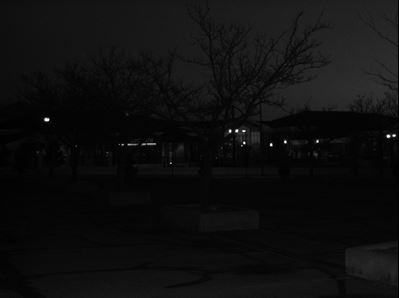
#> input picture cctv1.JPG, 399 x 298 px
$ python gutter.py cctv1.JPG
#> lines starting #> are read from the running program, lines starting #| are printed output that depends on the picture
import numpy as np
import cv2
from PIL import Image
import sys

n_input = sys.argv[1]
# taking input from linux command
image = cv2.imread(n_input)
#> image is the input picture: shape (298, 399, 3); min 0, max 255, mean 14.8

#cv2.imshow('Original Image', image)
cv2.waitKey(0)

# converting image to grayscale
gray_image = cv2.cvtColor(image, cv2.COLOR_BGR2GRAY)

#cv2.imshow('Grayscale', gray_image)
cv2.waitKey(0)

# Gaussian Blur
# with kernal size of 81 X 81 and standard deviation of 41
Gaussian = cv2.GaussianBlur(gray_image, (81, 81), 41)
#cv2.imshow('Gaussian Blurring', Gaussian)
cv2.waitKey(0)

# subtract the images
#image7 = np.array(image)

subtracted1 = cv2.subtract(Gaussian,gray_image)
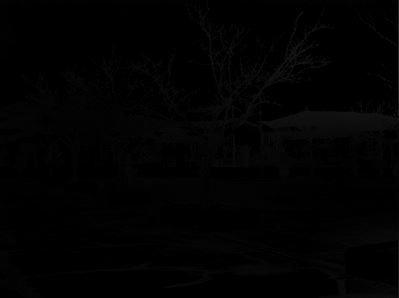
#> subtracted1: shape (298, 399); min 0, max 40, mean 1.8
subtracted1 = cv2.subtract(255,subtracted1)
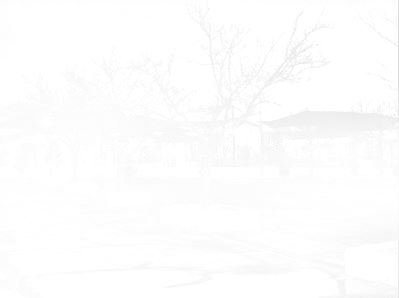
#> subtracted1: shape (298, 399); min 215, max 255, mean 253.2

# TO show the output
#cv2.imshow('image1', subtracted1)
subtracted1 = Image.fromarray(subtracted1)
subtracted1.save("cleaned-gutter.jpg")
cv2.waitKey(0)

$ run again, on cctv3.JPG
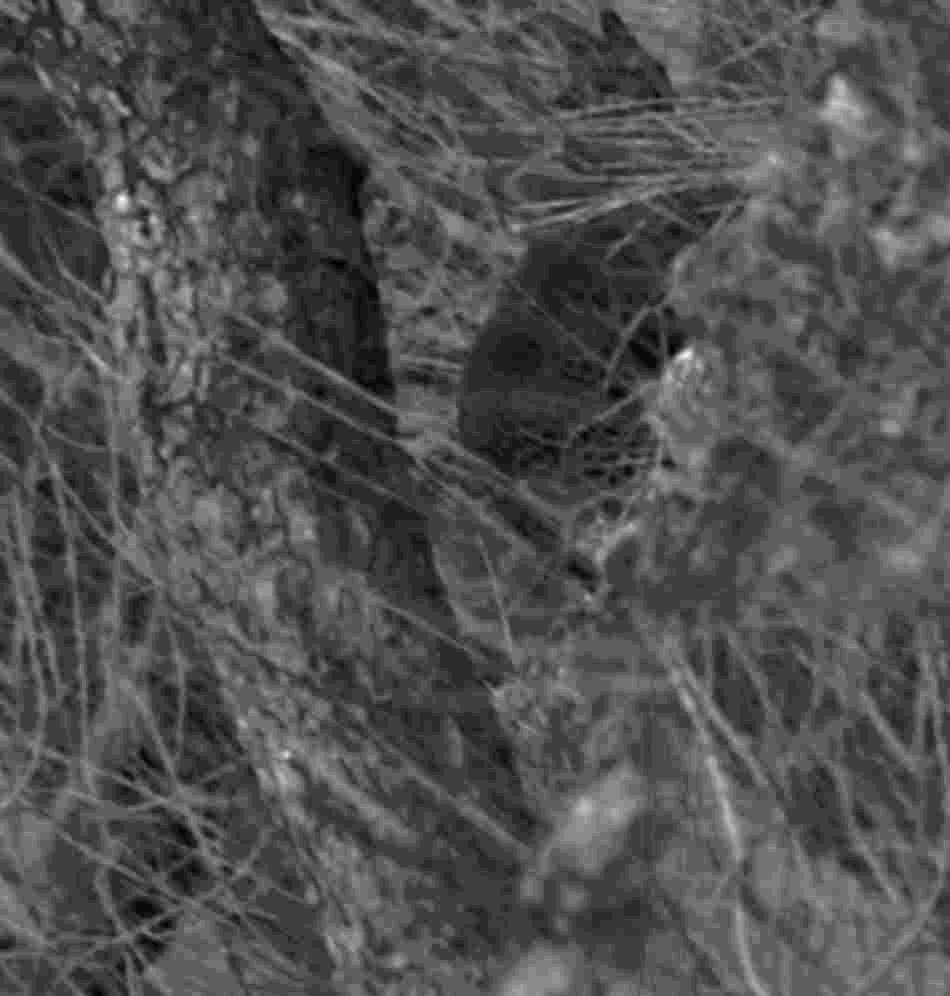
#> input picture cctv3.JPG, 950 x 996 px
#> image is the input picture: shape (996, 950, 3); min 0, max 24, mean 7.5
#> `Gaussian = cv2.GaussianBlur(gray_image, (81, 81), 41)`:
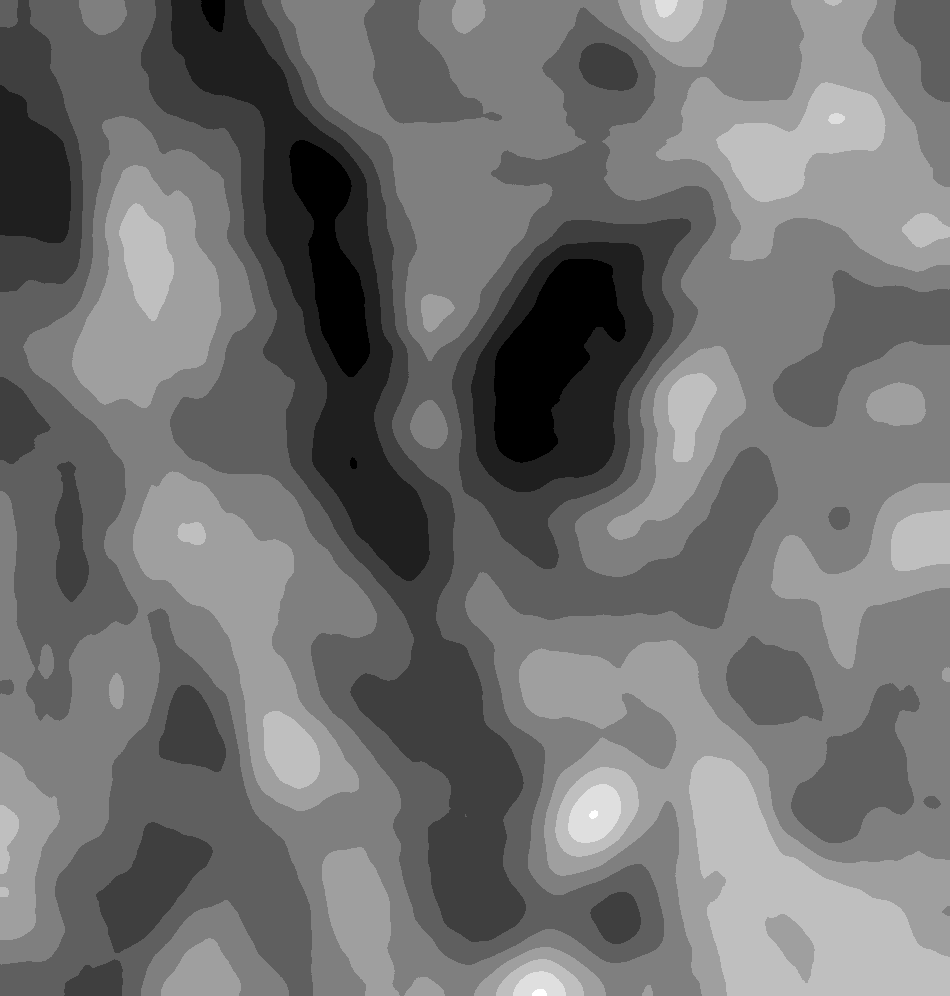
#> Gaussian: shape (996, 950); min 4, max 12, mean 7.54; drawn with min black and max white
#> `subtracted1 = cv2.subtract(Gaussian,gray_image)`:
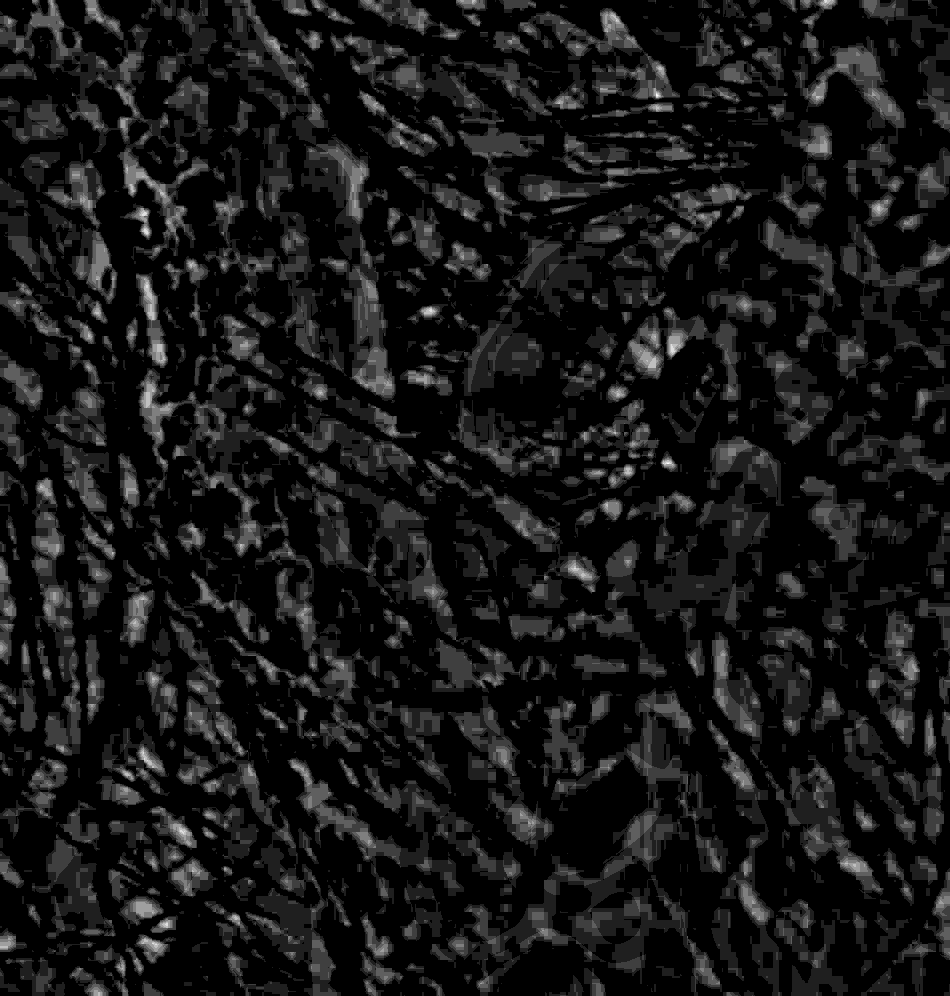
#> subtracted1: shape (996, 950); min 0, max 8, mean 0.718; drawn with min black and max white

$ run again, on cctv4.JPG
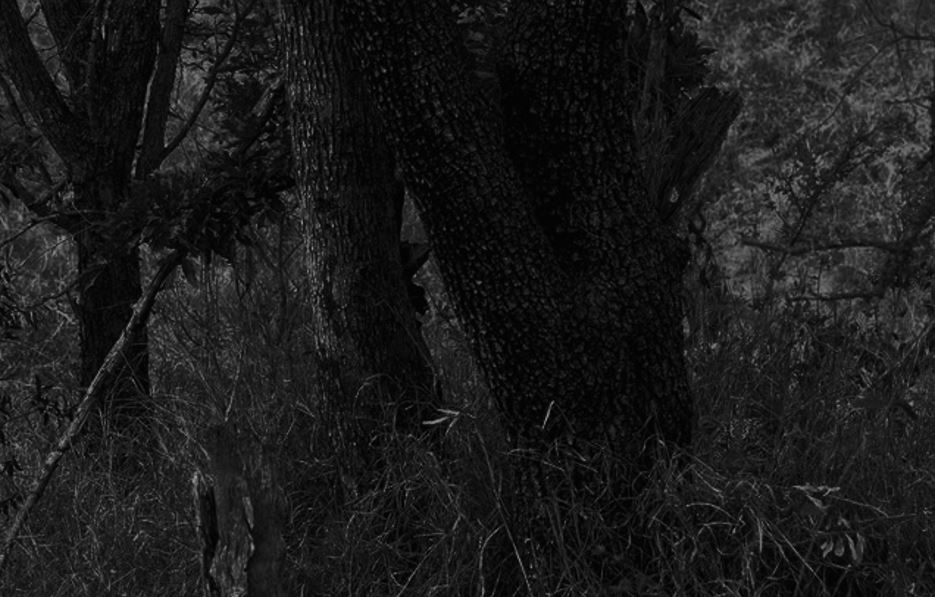
#> input picture cctv4.JPG, 935 x 597 px
#> image is the input picture: shape (597, 935, 3); min 0, max 158, mean 26.9
#> `subtracted1 = cv2.subtract(Gaussian,gray_image)`:
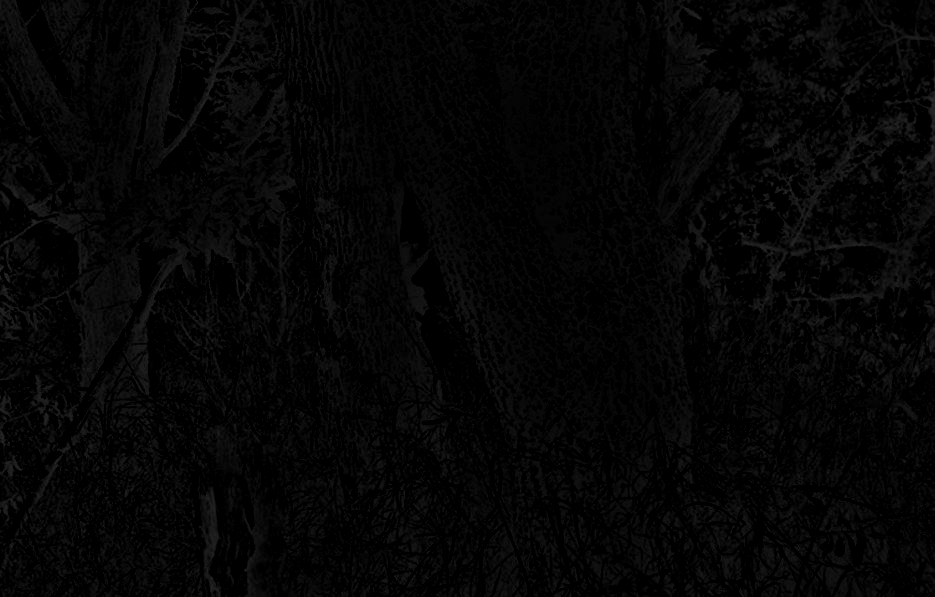
#> subtracted1: shape (597, 935); min 0, max 47, mean 5.1
#> `subtracted1 = cv2.subtract(255,subtracted1)`:
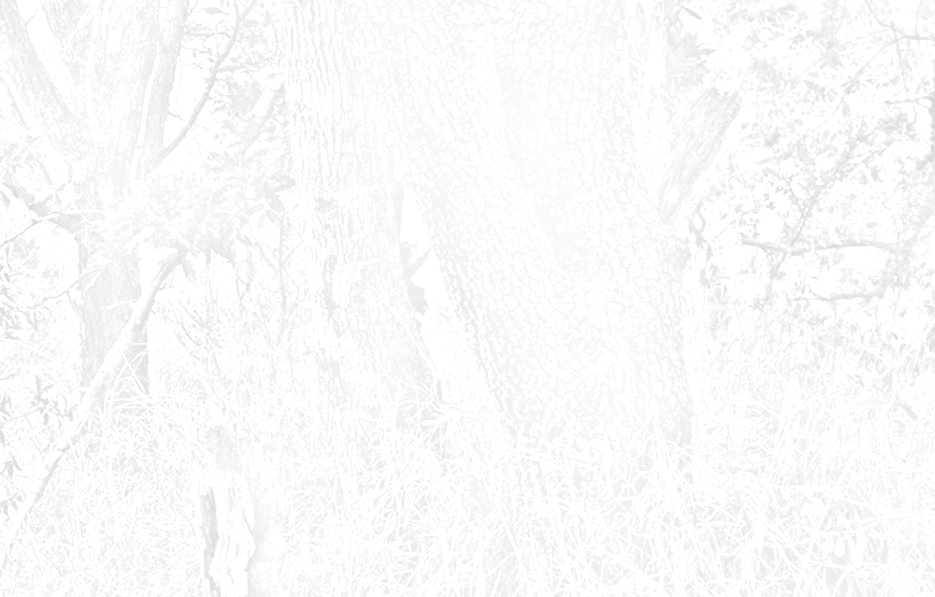
#> subtracted1: shape (597, 935); min 208, max 255, mean 249.9
